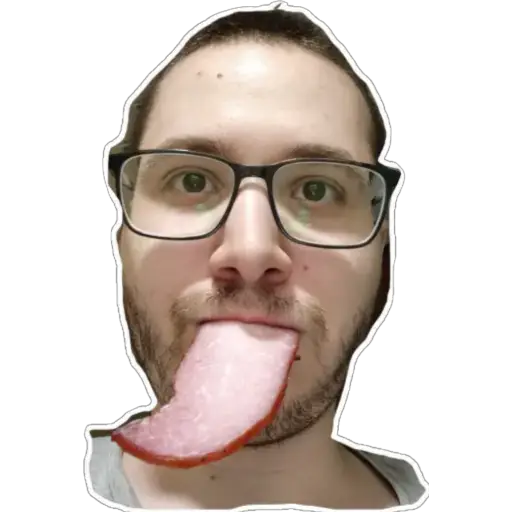
#> input picture lab3/test.png, 512 x 512 px
$ jupyter execute --allow-errors Lab3_PCLP3_Skel.ipynb
#> lines starting #> are read from the running program, lines starting #| are printed output that depends on the picture
## PCLP3  Laboratorul 3 : NumPy

- Andrei-Daniel Voicu: <andrei.voicu133@gmail.com>
- Mihai Nan: <mihai.nan@upb.ro>

## Ce este NumPy?

**NumPy** este un pachet Python folosit în principal pentru calcul științific și numeric. Este foarte popular în rândul oamenilor de știință din domeniul datelor și al analiștilor pentru eficiența sa și gama largă de operații pe array-uri pe care le oferă.

[cell 1]
import numpy as np

# Definirea unui tablou unidimensional
a = np.array([1,2,3])
print(type(a))
print(a)

# Definirea unui tablou bidimensional, cu elemente de tip float
b = np.array([(1.5,2,3), (4,5,6)], dtype = float)
print(b)

## De ce utilizam NumPy?

| Avantaje | Dezavantaje |
| --- | --- |
| Operații vectorizate eficient | Necesită timp pentru a-l învăța |
| Simplificarea lucrului cu tablouri multi-dimensionale | Listele NumPy sunt omogene |
| Gamă largă de funcții matematice | Suport restrâns pentru alte tipuri decât cele numerice |
| Performanțe uluitoare | Nu este adecvat pentru colectii de date tabelare (unde pot lipsi valori) |

Mai întâi, să luăm în considerare modul în care listele Python și vectorii Numpy stochează datele. O listă Python stochează elemente ca obiecte separate, fiecare poate fi de orice tip. Cu toate acestea, un vector NumPy este un vector de tip omogen, ceea ce înseamnă că toate elementele din vector sunt de același tip, reducând semnificativ utilizarea memoriei.

De exemplu, să presupunem că dorim să stocăm un interval de 1000 de numere întregi. Să comparăm utilizarea memoriei unei liste Python și a unui vector Numpy:

[cell 2]
import sys
import numpy as np

list_of_numbers = []
for i in range(1000000):
    list_of_numbers.append(i)
sys.getsizeof(list_of_numbers)

arr = np.zeros((1000000,))
for i in range(1000000):
    arr[i] = i

print(sys.getsizeof(list_of_numbers))
print(sys.getsizeof(arr))

Acum să trecem la viteza de calcul. Deoarece Numpy utilizează blocuri continue de memorie, acesta poate profita de operațiunile vectorizate, care sunt procesate utilizând instrucțiuni SIMD (Single Instruction, Multiple Data). Acest lucru duce la calcule mai rapide. Listele Python, pe de altă parte, nu beneficiază de acest lucru din cauza stocării lor împrăștiată în memorie .

[cell 3]
import numpy as np
import time

# Define two Python lists
py_list1 = list(range(1000000))
py_list2 = list(range(1000000, 2000000))

# Define two Numpy arrays
np_array1 = np.arange(1000000)
np_array2 = np.arange(1000000, 2000000)

# Adding Python lists
start_time = time.time()
result_list = [a + b for a, b in zip(py_list1, py_list2)]
print("Time taken to add Python lists: ", time.time() - start_time)

# Adding Numpy arrays
start_time = time.time()
result_array = np_array1 + np_array2
print("Time taken to add Numpy arrays: ", time.time() - start_time)

## Operatii NumPy

### Operații matematice

[cell 4]
arr1 = np.array([7, 3, 2, 6, 5])
arr2 = np.array([2, 5, 1, 4, 10])

# Operații matematice
arr_add = arr1 + arr2
arr_sub = arr1 - arr2
arr_mul = arr1 * arr2
arr_div = arr1 / arr2

print(f"Adunare: {arr_add}")
print(f"Scadere: {arr_sub}")
print(f"Inmultire: {arr_mul}")
print(f"Impartire: {arr_div}")

# Funcții statistice
mean = np.mean(arr1)
sum = np.sum(arr1)
max = np.max(arr1)
min = np.min(arr1)

print(f"Medie: {mean}")
print(f"Suma: {sum}")
print(f"Max: {max}")
print(f"Min: {min}")

### Transformări

Extragerea elementelor este identică cu extragerea elementelor din listele Python clasice:

[cell 5]
# Extragerea unui element din vector.
a = np.array([4,6,9])
print(a[0])

# Extragerea unui element in cazul unui tablou multi-dimensional.
a = np.array([(1,2,3), (4,5,6)], dtype = int)
print(a[0][1])

Putem sa utilizăm "slicing" tot în același mod cum utilizăm pe listele Python.

[cell 6]
a = np.array( [4,6,9] )
print(a[0:2])

O funcționalitate foarte puternică o reprezintă posibilitatea filtrării datelor printr-o expresie logică (formă și mai compactă asemănătoare cu list comprehensions).

[cell 7]
numbers = np.array([1, 2, 3, 4, 5, 6, 7, 8, 9, 10])

# Crearea unei copii.
numbers_copy = numbers.copy()

# Modificarea valorilor pare la 0.
numbers_copy[numbers % 2 == 0] = 0

print(numbers_copy)

Există și câteva funcții des utilizate pentru a modifica forma tablourilor.

[cell 8]
arr = np.array([[1, 2, 3], [4, 5, 6], [7, 8, 9]])

# Transformă array-ul 2D într-unul 1D
flattened = arr.flatten()

# Transpune array-ul 2D
transposed = arr.T

# Transformă array-ul 2D într-unul 1D
reshaped = arr.reshape(1, 9)

print(f"Flatten: {flattened}")
print(f"Transpose:\n {transposed}")
print(f"Reshape: {reshaped}")

## Exerciții propuse

1. Construiți un vector cu primele 16 numere naturale nenule. Pentru acest vector aplicați o operație care să-l transforme într-o matrice cu 4 linii și 4 coloane.

[cell 9]
# TODO 1

2. Pornind de la matricea definită la exercițiul anterior, scrieți instrucțiuni pentru afișarea elementelor colorate în următoarea imagine.

<a href="https://ibb.co/mNtNfh5"></a>

[cell 10]
# TODO 2

3. Implementați funcția care calculează descompunerea $L \cdot U$ pentru o matrice $A$. Pentru acest lucru, urmăriți pașii:

1. Inițializăm matricea $L$ cu matricea identitate $I$.
2. Inițializăm $U$ cu $A$
3. Pentru $i = 1, \dots, n$
	4. Pentru $j = i+1, \dots, n$
		5. $L_{ji} = \frac{U_{ji}}{U_{ii}}$
		6. $U_j = (U_j - L_{ji}U_{i})$, unde $U_{i}$ reprezintă linia $i$ din $U$
7. Returnăm tuplul cu $L$ și $U$

[cell 11]
# TODO 3
def lu(A):
    pass

4. Implementați o funcție care preia ca input un array unidimensional și returnează o matrice bidimensională. Transformarea din array unidimensional în matrice bidimensională se va face folosind conceptul de "strides" sau pași.
Pentru context, fiecare "pas" reprezintă o deplasare în array-ul unidimensional, iar "lungimea ferestrei" indică numărul de elemente din array care vor fi incluse în fiecare sub-array al matricei bidimensionale.

**Hint:**
  *numpy.lib.stride_tricks*

[cell 12]
def gen_strides(a, stride_len, window_len):
  # TODO 4
  pass

5. Citiți de la intrare două matrici de dimensiuni diferite, prima de dimensiune (n, m) și a doua de dimensiune (p, q). Implementați o funcție care să calculeze și să returneze produsul Kronecker între cele două matrici introduse.

**Intrare:**
- Prima linie conține două numere întregi, n și m, reprezentând dimensiunile primei matrici.
- Următoarele n linii conțin câte m numere fiecare, reprezentând elementele primei matrici.
- Linia următoare conține două numere întregi, p și q, reprezentând dimensiunile celei de-a doua matrici.
- Următoarele p linii conțin câte q numere fiecare, reprezentând elementele celei de-a doua matrici.

**Ieșire:**
- Matricea rezultată din calcularea produsului Kronecker între cele două matrici introduse.

**Hint:**
- Produsul Kronecker între două matrici este o operație care combină două matrici pentru a produce o nouă matrice. Mai multe detalii despre cum se calculează produsul Kronecker între două matrici puteți găsi [aici](https://en.wikipedia.org/wiki/Kronecker_product).
- În Python, produsul Kronecker între două matrici se poate calcula cu ajutorul funcției numpy.kron.

[cell 13]
# TODO 5

6. Implementați un algoritm de detecție a contururilor dintr-o imagine folosind operatorul Sobel. Programul ar trebui să încarce o imagine de la intrare, să aplice filtrul Sobel pentru a detecta marginile și apoi să salveze imaginea rezultată.

**Hint:**
- Operatorul Sobel: https://homepages.inf.ed.ac.uk/rbf/HIPR2/sobel.htm


[cell 14]
import numpy as np
from PIL import Image

def sobel_edge_detection(img):
    # TODO 6
    pass

def main():
    # Load the image
    img = Image.open("test.png").convert('L')
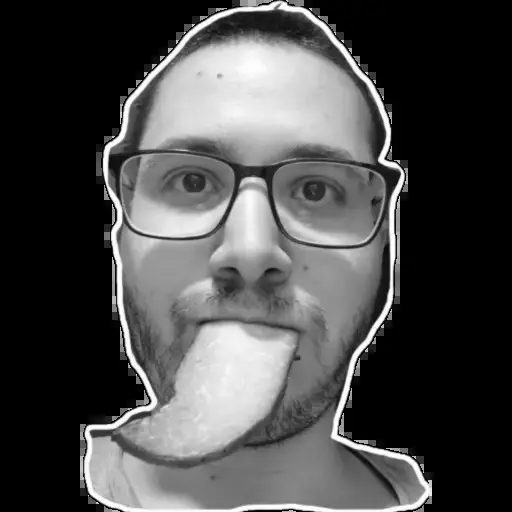
#> img: PIL image 512x512 L; min 0, max 255, mean 74.3
    img = np.array(img)

    # Apply Sobel edge detection
    sobel_img = sobel_edge_detection(img)

    # Convert the result to an image and save it
    sobel_img = Image.fromarray(sobel_img)
    sobel_img.convert('RGB').save("output.jpg")

#> (the rest of this cell did not finish here and is left out)
